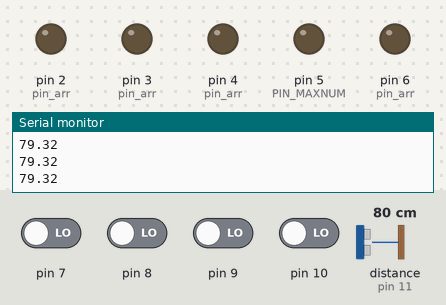
The sketch below on a simulated Arduino Uno, built with avr-gcc and run on an emulated ATmega328P. Shown: output pins drawn as LEDs (lit = HIGH), the last lines printed to the serial monitor. Wiring (inferred from the names in the program): ultrasonic range finder: trigger pin 11; echo pin 11. Dashed ring = blinking. The test bench sets the inputs (shaded band); at power-on: pin 7–10 LOW, distance to the obstacle (sensor on pin 11) 80 cm. The echo pulse lasts 58.3 µs per cm.

Above: at 1.2 s.
1.3 s: pin 8 driven HIGH
At 1.8 s:
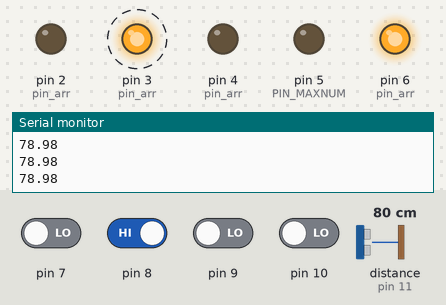
4.3 s: distance to the obstacle (sensor on pin 11) set to 2 cm
At 4.36 s:
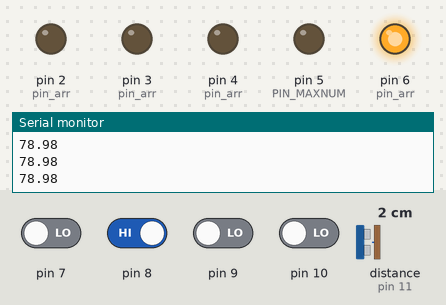
7.3 s: distance to the obstacle (sensor on pin 11) set to 18 cm
10.3 s: pin 10 driven HIGH
At 11.5 s:
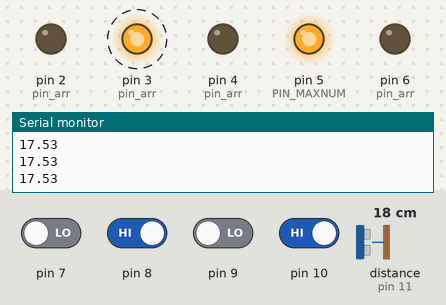
11.8 s: pin 7 driven HIGH
At 13.0 s:
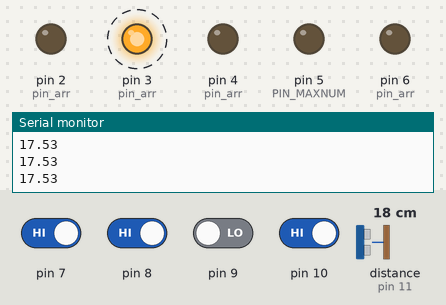
14.8 s: distance to the obstacle (sensor on pin 11) set to 4 cm
Timing chart, 0 to 18.8 s (numbered marks = the images above; inputs shaded):
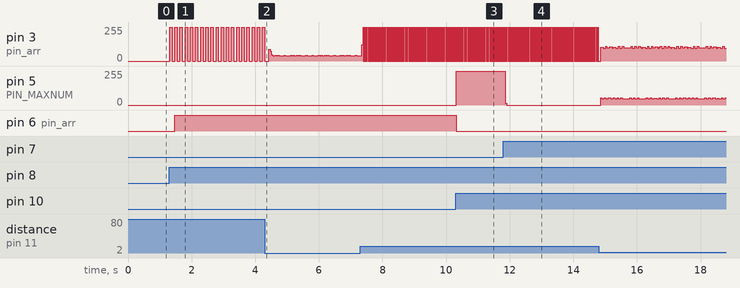

The sketch:

aduino_final_Report.ino
```cpp
#define PIN_MAXNUM  5
#define SWITCH_MAXNUM 4
#define ULTRASOUND_VELOCITY 340
#define MICOMETER_TO_CENTIMETER 10000
#define OBJECT_DISTANCE_DIVNUM 2
#define DELAY 50
#define MICRO_SEC 5
#define ULTRASOUND_PIN  11
            //  매크로함수 선언

typedef struct  //  핀 구조체 선언
{
  int pin_arr[PIN_MAXNUM] = {2, 3, 4, 5, 6};  //  핀번호 배열 요소 선언
  int *ppin_arr = pin_arr;  //  포인터 변수에 배열 요소 대입

  int slidesw_arr[SWITCH_MAXNUM] = {7, 8, 9, 10}; //  슬라이드 스위치 배열 요소 선언
  int *pslidesw_arr = slidesw_arr;  //  포인터 변수에 배열 요소 대입

  int uLt_sig = ULTRASOUND_PIN; //  초음파 센서 변수 선언

 }pin;  //  자료형 재정의

typedef struct  //  시간과 관련된 구조체 선언
{
   int ndelay = DELAY;  //  지연 변수 선언
   double tIme = 0; //  시간 변수 선언 및 초기화
   double disTance = 0; //  거리 변수 선언 및 초기화
}value;  //  자료형 재정의

pin sig;  //  변수 선언
value num; //  변수 선언

void setup()
{
  for(int i = 0; i < PIN_MAXNUM; i++) //  i가 0부터 4까지 반복
  {
    pinMode(*(sig.ppin_arr + i), OUTPUT); //  포인터 변수에 대입되어있는 배열 요소에 i를 더한 핀 값을 출력모드로 선언
  }

  for(int i = 0; i < SWITCH_MAXNUM; i++)  //  i가 0부터 3까지 반복
  {
    pinMode(*(sig.pslidesw_arr + i), INPUT);  //  포인터 변수에 대입되어있는 배열 요소에 i를 더한 핀 값을 출력모드로 선언
  }

  Serial.begin(9600);
}

void loop()
{
  while(1)
  {

   pinMode(sig.uLt_sig, OUTPUT);  //  초음파 센서를 출력모드로 선언
   digitalWrite(sig.uLt_sig, LOW);  //  초음파 센서에 0V 보냄

   digitalWrite(sig.uLt_sig, HIGH); //  초음파 발사
   delayMicroseconds(MICRO_SEC);  //  5마이크로초만큼 발사 지연
   digitalWrite(sig.uLt_sig, LOW);  //  초음파 발사 정지
   delayMicroseconds(MICRO_SEC);  //  5마이크로초만큼 발사 지연


   pinMode(sig.uLt_sig, INPUT); //  초음파 센서를 입력모드로 선언
   num.tIme = pulseIn(sig.uLt_sig,HIGH); // 시간 측정
   num.disTance = ((num.tIme * ULTRASOUND_VELOCITY)/MICOMETER_TO_CENTIMETER)/OBJECT_DISTANCE_DIVNUM;
   // 거리를 구하기위해 시간과 속도를 곱하고 마이크로미터를 센티미터로 변환하기 위해 10000으로 나누면 왕복한 거리가 나온다
   // 왕복한 거리를 나누기 2를 하면 물체와의 거리가 나옴

   Serial.println(num.disTance);  //  거리가 잘 출력되는지 확인하기위하여 print를 사용해 시리얼 모니터링을 함

    gear_P(); //  Parking 함수 호출
    gear_N(); //  Netural 함수 호출
    gear_R(); //  Reverse 함수 호출
    gear_D(); //  Drive 함수 호출
  }

}

  void gear_P() //  Parking 함수 선언
  {
    if(digitalRead(sig.slidesw_arr[0]) == HIGH) //  1번째 슬라이드 스위치가 켜졌을 때
   {
     digitalWrite(sig.pin_arr[0], HIGH);  //  1번째 LED가 켜짐
     digitalWrite(sig.pin_arr[1], LOW); //  2번째 LED 꺼짐
     digitalWrite(sig.pin_arr[2], LOW); //  3번쨰 LED 꺼짐
     digitalWrite(sig.pin_arr[3], LOW); //  4번째 LED 꺼짐
     digitalWrite(sig.pin_arr[4], LOW); //  전구 꺼짐
   }
   if(digitalRead(sig.slidesw_arr[0]) == LOW) //  1번째 슬라이드 스위치가 닫혔을 때
   {
     digitalWrite(sig.pin_arr[0], LOW); //  1번재 LED 꺼짐
   }
  }

void gear_R() //  Reverse 함수 선언
{
   if(digitalRead(sig.slidesw_arr[1]) == HIGH)  //  2번째 슬라이드 스위치가 켜졌을 때
   {
     digitalWrite(sig.pin_arr[0], LOW); //  1번째 LED가 꺼짐
     digitalWrite(sig.pin_arr[2], LOW); //  3번째 LED가 꺼짐

     digitalWrite(sig.pin_arr[1], HIGH);  //  2번째 LED가 켜짐
     delay(num.disTance); //  0.05초 동안 지연
     digitalWrite(sig.pin_arr[1], LOW); //  2번째 LED가 꺼짐
     delay(num.disTance); //  0.05초 동안 지연

     digitalWrite(sig.pin_arr[3], LOW); //  4번째 LED가 꺼짐
     digitalWrite(sig.pin_arr[4], HIGH);  //  전구가 켜짐
   }
   if(digitalRead(sig.slidesw_arr[1]) == LOW) //  2번째 슬라이드 스위치가 닫혔을 때
   {
     digitalWrite(sig.pin_arr[1], LOW); //  2번째 LED가 꺼짐
     digitalWrite(sig.pin_arr[4], LOW); //  5번째 LED가 꺼짐
   }
}

void gear_N() //  Natural 함수 선언
{
   if(digitalRead(sig.slidesw_arr[2]) == HIGH)  //  3번째 슬라이드 스위치가 켜졌을 때
   {
      digitalWrite(sig.pin_arr[0], LOW);  //  1번째 LED가 꺼짐
     digitalWrite(sig.pin_arr[2], HIGH);  //  3번째 LED가 켜짐
     digitalWrite(sig.pin_arr[1], LOW); //  2번째 LED가 꺼짐
     digitalWrite(sig.pin_arr[3], LOW); //  4번째 LED가 꺼짐
     digitalWrite(sig.pin_arr[4], LOW); //  5번째 LED가 꺼짐
   }
   if(digitalRead(sig.slidesw_arr[2]) == LOW) //  3번째 슬라이드 스위치가 닫혔을 때
   {
     digitalWrite(sig.pin_arr[2], LOW); //  3번째 LED가 꺼짐
   }
}

void gear_D() //  Drive 함수 선언
{
   if(digitalRead(sig.slidesw_arr[3]) == HIGH)  //  4번째 슬라이드 스위치가 켜졌을 때
   {
     digitalWrite(sig.pin_arr[0], LOW); //  1번째 LED가 꺼짐
     digitalWrite(sig.pin_arr[1], LOW); //  2번째 LED가 꺼짐
     digitalWrite(sig.pin_arr[2], LOW); //  3번째 LED가 꺼짐
     digitalWrite(sig.pin_arr[3], HIGH);  //  4번째 LED가 켜짐
     digitalWrite(sig.pin_arr[4], LOW); //  전구가 꺼짐
   }
   if(digitalRead(sig.slidesw_arr[3]) == LOW) //  4번째 슬라이드 스위치가 닫혔을 때
   {
     digitalWrite(sig.pin_arr[3], LOW); //  4번째 LED가 꺼짐
   }
}
```

Measured:
- after the input at 1.3 s, pin 3 (pin_arr): alternates 255/255 for 0.08 s and 0/255 for 0.08 s, starting at once; pin 6 (pin_arr): LOW → HIGH after 0.17 s
- after the input at 10.3 s, pin 5 (PIN_MAXNUM): 0/255 → 255/255 at once; pin 6 (pin_arr): HIGH → LOW at once
- after the input at 11.8 s, pin 5 (PIN_MAXNUM): 255/255 → 0/255 after 0.06 s
